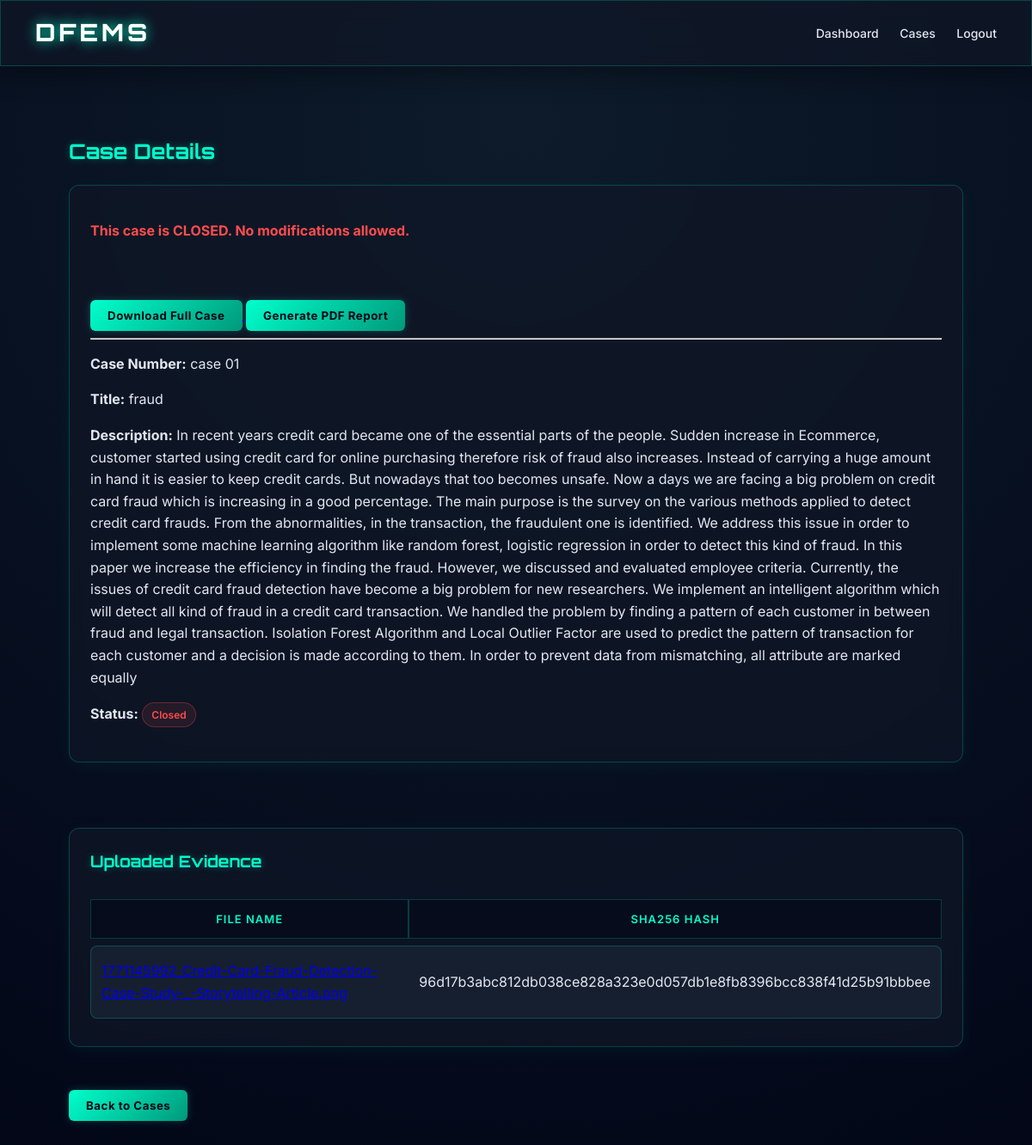
/case/4 (signed in), run on the app's committed database.
### models/case_model.py (models this page shows)
class Case(db.Model):
    __tablename__ = "cases"
    id = db.Column(db.Integer, primary_key=True)
    case_number = db.Column(db.String(50), unique=True, nullable=False)
    title = db.Column(db.String(200), nullable=False)
    description = db.Column(db.Text, nullable=False)
    created_by = db.Column(db.Integer, nullable=False)
    created_at = db.Column(db.DateTime, default=datetime.utcnow)
    status = db.Column(db.String(20), default="Open")

### models/evidence_model.py (models this page shows)
class Evidence(db.Model):
    __tablename__ = "evidence"
    id = db.Column(db.Integer, primary_key=True)
    case_id = db.Column(db.Integer, nullable=False)
    file_name = db.Column(db.String(255), nullable=False)
    file_path = db.Column(db.String(255), nullable=False)
    sha256_hash = db.Column(db.String(64), nullable=False)
    uploaded_by = db.Column(db.Integer, nullable=False)
    uploaded_at = db.Column(db.DateTime, default=datetime.utcnow)
    integrity_status = db.Column(db.String(20), default="Unknown")

### routes/case_routes.py (the view)
@case_bp.route("/case/<int:case_id>")
@login_required
def case_detail(case_id):
    case = Case.query.get_or_404(case_id)
    evidence_list = Evidence.query.filter_by(case_id=case_id).all()
    return render_template(
        "case_detail.html",
        case=case,
        evidence_list=evidence_list
    )

### models/user_model.py (called while the page is built)
@login_manager.user_loader
def load_user(user_id):
    return User.query.get(int(user_id))

### templates/case_detail.html (shortened to what this page needs)
{% extends "base.html" %}
{% block content %}
<div class="container">
    <h2>Case Details</h2>
    <div class="card">
        {% if case.status != "Closed" %}
            <a href="/case/{{ case.id }}/edit">
                <button>Edit Case</button>
            </a>
            {% if current_user.role == "Admin" %}
               <a href="/case/{{ case.id }}/delete"
   onclick="return confirm('Are you sure you want to delete this case?');">
    <button style="background-color:#ff4d4d;">Delete Case</button>
</a>
            {% endif %}
        {% else %}
            <p style="color:#ff4d4d; font-weight:bold;">
                This case is CLOSED. No modifications allowed.
            </p>
        {% endif %}
        <br><br>
        <a href="/case/{{ case.id }}/download">
            <button>Download Full Case</button>
        </a>
        <a href="/case/{{ case.id }}/report">
            <button>Generate PDF Report</button>
        </a>
        <hr>
        <p><strong>Case Number:</strong> {{ case.case_number }}</p>
        <p><strong>Title:</strong> {{ case.title }}</p>
        <p><strong>Description:</strong> {{ case.description }}</p>
        <p>
            <strong>Status:</strong>
            {% if case.status == "Open" %}
                <span class="status-open">Open</span>
            {% else %}
                <span class="status-closed">Closed</span>
            {% endif %}
        </p>
    </div>
    <br>
    <br>
    <div class="card">
        <h3>Uploaded Evidence</h3>
        {% if evidence_list %}
            <table class="styled-table">
                <tr>
                    <th>File Name</th>
                    <th>SHA256 Hash</th>
                </tr>
                {% for evidence in evidence_list %}
                <tr>
                    <td>
                        <a href="/evidence/{{ evidence.id }}">
                        </a>
                    </td>
                    <td>{{ evidence.sha256_hash }}</td>
                </tr>
                {% endfor %}
            </table>
        {% else %}
            <p>No evidence uploaded yet.</p>
        {% endif %}
    </div>
    <br>
    <a href="/cases">
        <button>Back to Cases</button>
    </a>
</div>
{% endblock %}

### static/css/style.css (style rules this page uses)
:root { --primary: #00ffcc; --primary-hover: #00ccaa; --bg-dark: #020617; --bg-card: rgba(17, 24, 39, 0.7); --border-color: rgba(0, 255, 204, 0.2); --text-main: #e2e8f0; --text-muted: #94a3b8; --accent: #3b82f6; }
body { margin: 0; min-height: 100vh; background: radial-gradient(circle at 50% 10%, #0d1b2a 0%, var(--bg-dark) 100%); background-attachment: fixed; color: var(--text-main); font-family: 'Inter', sans-serif; line-height: 1.6; }
h1, h2, h3, h4, h5, h6 { font-family: 'Orbitron', sans-serif; color: var(--primary); text-shadow: 0 0 10px rgba(0, 255, 204, 0.3); margin-top: 0; }
.container { padding: 40px; max-width: 1200px; margin: 0 auto; }
.card { background: var(--bg-card); backdrop-filter: blur(10px); -webkit-backdrop-filter: blur(10px); padding: 24px; margin-bottom: 24px; border-radius: 12px; border: 1px solid var(--border-color); box-shadow: 0 4px 20px rgba(0, 255, 204, 0.05); transition: transform 0.3s ease, box-shadow 0.3s ease; }
button, .btn { background: linear-gradient(135deg, var(--primary), #00997a); color: var(--bg-dark); padding: 10px 20px; border: none; cursor: pointer; border-radius: 6px; font-weight: 700; font-family: 'Inter', sans-serif; letter-spacing: 0.5px; transition: all 0.3s ease; text-decoration: none; display: inline-block; box-shadow: 0 0 10px rgba(0, 255, 204, 0.2); }
table, .styled-table { width: 100%; border-collapse: separate; border-spacing: 0 8px; margin-top: 20px; }
table th, .styled-table th { background: rgba(2, 6, 23, 0.5); color: var(--primary); padding: 12px; font-weight: 600; text-transform: uppercase; font-size: 13px; letter-spacing: 1px; border: 1px solid var(--border-color); }
table td, .styled-table td { padding: 16px 12px; background: rgba(30, 41, 59, 0.6); color: var(--text-main); border: 1px solid var(--border-color); border-left: none; border-right: none; }
table tr td:first-child, .styled-table tr td:first-child { border-left: 1px solid var(--border-color); border-top-left-radius: 8px; border-bottom-left-radius: 8px; }
table tr td:last-child, .styled-table tr td:last-child { border-right: 1px solid var(--border-color); border-top-right-radius: 8px; border-bottom-right-radius: 8px; }
table tr, .styled-table tr { transition: transform 0.2s ease, box-shadow 0.2s ease; }
.status-closed { color: #ff4d4d; background: rgba(255, 77, 77, 0.1); padding: 4px 10px; border-radius: 20px; border: 1px solid rgba(255, 77, 77, 0.3); font-size: 12px; font-weight: 600; display: inline-block; }

### data on the page
Case: case_number "case 01", title "fraud", description "In recent years credit card became one of the essential parts of the people. Sudden increase in Ecommerce, customer started using credit card for online purchasing therefore risk of fraud also increases. Instead of carrying a huge amount in hand it is easier to keep credit cards. But nowadays that too becomes unsafe. Now a days we are facing a big problem on credit card fraud which is increasing in a good percentage. The main purpose is the survey on the various methods applied to detect credit card frauds. From the abnormalities, in the transaction, the fraudulent one is identified. We address this issue in order to implement some machine learning algorithm like random forest, logistic…"
Evidence: sha256_hash "96d17b3abc812db038ce828a323e0d057db1e8fb8396bcc838f41d25b91bbbee"
